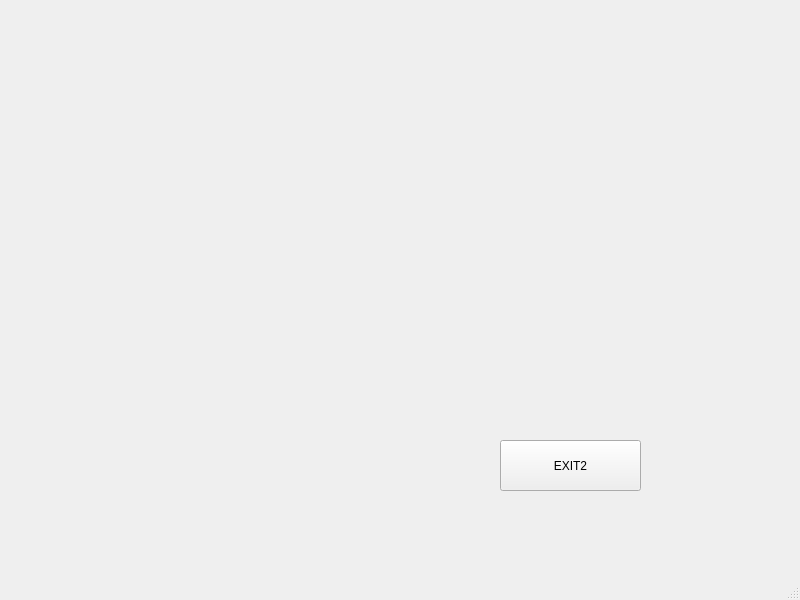
<?xml version="1.0" encoding="UTF-8"?>
<ui version="4.0">
 <class>add_animal</class>
 <widget class="QMainWindow" name="add_animal">
  <property name="geometry">
   <rect>
    <x>0</x>
    <y>0</y>
    <width>800</width>
    <height>600</height>
   </rect>
  </property>
  <property name="windowTitle">
   <string>MainWindow</string>
  </property>
  <widget class="QWidget" name="centralwidget">
   <widget class="QPushButton" name="exit">
    <property name="geometry">
     <rect>
      <x>500</x>
      <y>440</y>
      <width>141</width>
      <height>51</height>
     </rect>
    </property>
    <property name="text">
     <string>EXIT2</string>
    </property>
   </widget>
  </widget>
  <widget class="QMenuBar" name="menubar">
   <property name="geometry">
    <rect>
     <x>0</x>
     <y>0</y>
     <width>800</width>
     <height>21</height>
    </rect>
   </property>
  </widget>
  <widget class="QStatusBar" name="statusbar"/>
 </widget>
 <resources/>
 <connections/>
</ui>
